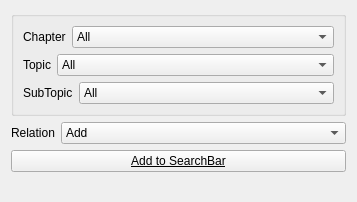
       <widget class="QWidget" name="p_subject">
        <property name="geometry">
         <rect>
          <x>0</x>
          <y>0</y>
          <width>357</width>
          <height>202</height>
         </rect>
        </property>
        <attribute name="label">
         <string>Subjects</string>
        </attribute>
        <layout class="QVBoxLayout" name="verticalLayout_4">
         <item>
          <widget class="QGroupBox" name="groupBox_8">
           <property name="title">
            <string/>
           </property>
           <layout class="QVBoxLayout" name="verticalLayout_8">
            <item>
             <layout class="QHBoxLayout" name="horizontalLayout_24">
              <item>
               <widget class="QLabel" name="label_16">
                <property name="sizePolicy">
                 <sizepolicy hsizetype="Fixed" vsizetype="Preferred">
                  <horstretch>0</horstretch>
                  <verstretch>0</verstretch>
                 </sizepolicy>
                </property>
                <property name="text">
                 <string>Chapter</string>
                </property>
                <property name="buddy">
                 <cstring>o_chapter</cstring>
                </property>
               </widget>
              </item>
              <item>
               <widget class="QComboBox" name="o_chapter">
                <property name="enabled">
                 <bool>true</bool>
                </property>
                <property name="sizePolicy">
                 <sizepolicy hsizetype="Expanding" vsizetype="Fixed">
                  <horstretch>0</horstretch>
                  <verstretch>0</verstretch>
                 </sizepolicy>
                </property>
                <property name="toolTip">
                 <string/>
                </property>
                <item>
                 <property name="text">
                  <string>All</string>
                 </property>
                </item>
               </widget>
              </item>
             </layout>
            </item>
            <item>
             <layout class="QHBoxLayout" name="horizontalLayout_25">
              <item>
               <widget class="QLabel" name="label_17">
                <property name="sizePolicy">
                 <sizepolicy hsizetype="Fixed" vsizetype="Preferred">
                  <horstretch>0</horstretch>
                  <verstretch>0</verstretch>
                 </sizepolicy>
                </property>
                <property name="text">
                 <string>Topic</string>
                </property>
                <property name="buddy">
                 <cstring>o_topic</cstring>
                </property>
               </widget>
              </item>
              <item>
               <widget class="QComboBox" name="o_topic">
                <property name="enabled">
                 <bool>true</bool>
                </property>
                <property name="sizePolicy">
                 <sizepolicy hsizetype="Expanding" vsizetype="Fixed">
                  <horstretch>0</horstretch>
                  <verstretch>0</verstretch>
                 </sizepolicy>
                </property>
                <item>
                 <property name="text">
                  <string>All</string>
                 </property>
                </item>
               </widget>
              </item>
             </layout>
            </item>
            <item>
             <layout class="QHBoxLayout" name="horizontalLayout_26">
              <item>
               <widget class="QLabel" name="label_20">
                <property name="sizePolicy">
                 <sizepolicy hsizetype="Fixed" vsizetype="Preferred">
                  <horstretch>0</horstretch>
                  <verstretch>0</verstretch>
                 </sizepolicy>
                </property>
                <property name="text">
                 <string>SubTopic</string>
                </property>
                <property name="buddy">
                 <cstring>o_subtopic</cstring>
                </property>
               </widget>
              </item>
              <item>
               <widget class="QComboBox" name="o_subtopic">
                <property name="enabled">
                 <bool>true</bool>
                </property>
                <property name="sizePolicy">
                 <sizepolicy hsizetype="Expanding" vsizetype="Fixed">
                  <horstretch>0</horstretch>
                  <verstretch>0</verstretch>
                 </sizepolicy>
                </property>
                <item>
                 <property name="text">
                  <string>All</string>
                 </property>
                </item>
               </widget>
              </item>
             </layout>
            </item>
           </layout>
          </widget>
         </item>
         <item>
          <layout class="QHBoxLayout" name="horizontalLayout_9">
           <item>
            <widget class="QLabel" name="label_5">
             <property name="sizePolicy">
              <sizepolicy hsizetype="Fixed" vsizetype="Preferred">
               <horstretch>0</horstretch>
               <verstretch>0</verstretch>
              </sizepolicy>
             </property>
             <property name="text">
              <string>Relation</string>
             </property>
             <property name="buddy">
              <cstring>o_relation_subject</cstring>
             </property>
            </widget>
           </item>
           <item>
            <widget class="QComboBox" name="o_relation_subject">
             <property name="enabled">
              <bool>true</bool>
             </property>
             <item>
              <property name="text">
               <string>Add</string>
              </property>
             </item>
             <item>
              <property name="text">
               <string>Replace</string>
              </property>
             </item>
             <item>
              <property name="text">
               <string>(OR)</string>
              </property>
             </item>
             <item>
              <property name="text">
               <string>(AND)</string>
              </property>
             </item>
             <item>
              <property name="text">
               <string>(ANDNOT)</string>
              </property>
             </item>
            </widget>
           </item>
          </layout>
         </item>
         <item>
          <widget class="QPushButton" name="o_add2query_subject">
           <property name="enabled">
            <bool>true</bool>
           </property>
           <property name="font">
            <font>
             <weight>50</weight>
             <bold>false</bold>
             <underline>true</underline>
             <strikeout>false</strikeout>
             <kerning>false</kerning>
            </font>
           </property>
           <property name="cursor">
            <cursorShape>PointingHandCursor</cursorShape>
           </property>
           <property name="toolTip">
            <string/>
           </property>
           <property name="text">
            <string>Add to SearchBar</string>
           </property>
           <property name="icon">
            <iconset resource="../resources/main.qrc">
             <normaloff>:/resources/up-16.png</normaloff>:/resources/up-16.png</iconset>
           </property>
          </widget>
         </item>
         <item>
          <spacer name="verticalSpacer_10">
           <property name="orientation">
            <enum>Qt::Vertical</enum>
           </property>
           <property name="sizeHint" stdset="0">
            <size>
             <width>20</width>
             <height>40</height>
            </size>
           </property>
          </spacer>
         </item>
        </layout>
       </widget>
